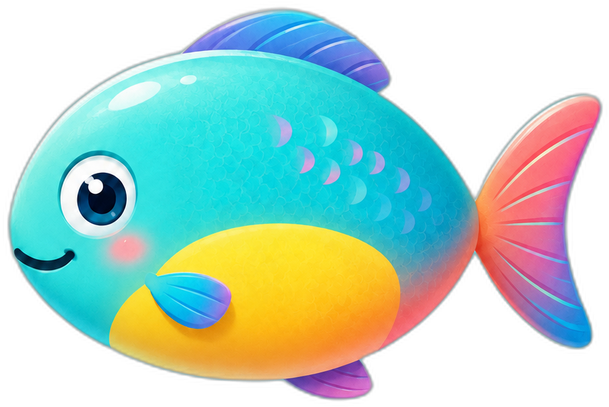
#> input picture avnei-yesod/underwater-app/assets/fish-cv-color.png, 609 x 407 px, shrunk from 909 x 607 before the run
$ python -i pil-crop-center-assets.py   (imports and definitions only)
#> lines starting #> are read from the running program, lines starting #| are printed output that depends on the picture; after the words box and inside, x2 and y2 are one past the last pixel; in counts of white or black regions, pixels touching at a corner belong together
#!/usr/bin/env python3
"""
PIL crop & center — מתקנן כל PNG באי 3 כך שהדמות תהיה ממורכזת בריבוע
1:1 עם padding שווה מסביב.

הבעיה שזה פותר (לקח 23.5.2026):
ChatGPT מחזיר PNG ב-1024x1024 אבל הדמות לא תמיד ממורכזת — לעיתים
דחוסה לראש (קיפוד) או לצד. גם אחרי PIL transparency, ה-object-fit
ב-CSS לא יודע "להזיז" את הדמות. התוצאה: דמויות עלות לראש של הקונכייה.

הפתרון:
1. מוצא bounding box של הפיקסלים הלא-שקופים (img.getbbox())
2. גוזר לאותו bounding box
3. מציב במרכז canvas מרובע חדש עם padding שווה מסביב

זה פותר את הבעיה רוחבית לכל התמונות באי 3.

שימוש:
  python pil-crop-center-assets.py             # על כל island-03 recursively
  python pil-crop-center-assets.py path/to/img.png   # על תמונה ספציפית
"""

import sys
from pathlib import Path
from PIL import Image

# [4 lines not run here, left out]

PADDING_PCT = 10           # אחוז padding מסביב לדמות (מתוך הצד הארוך)
ALPHA_THRESHOLD = 8        # פיקסל "שקוף" אם alpha < threshold (סינון noise)


def crop_and_center(src_path: Path) -> str:
#> called with src_path = '../assets/fish-cv-color.png'
    try:
        img = Image.open(src_path).convert("RGBA")
#> img is the input picture: PIL image 609x407 RGBA; mean R, G, B, A 76.8, 110.4, 100.2, 150.9
    except Exception as e:
        return f"FAIL {src_path.name} (open: {e})"

    # Filter alpha channel by threshold (ignore near-transparent edge pixels)
    if ALPHA_THRESHOLD > 0:
        alpha = img.split()[-1]
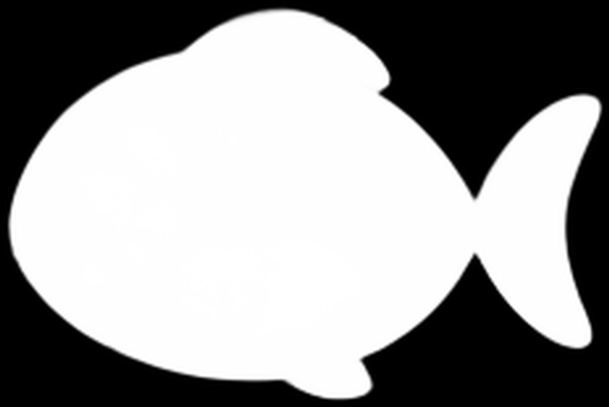
#> alpha: PIL image 609x407 L; min 0, max 255, mean 150.9
        mask = alpha.point(lambda a: 255 if a >= ALPHA_THRESHOLD else 0)
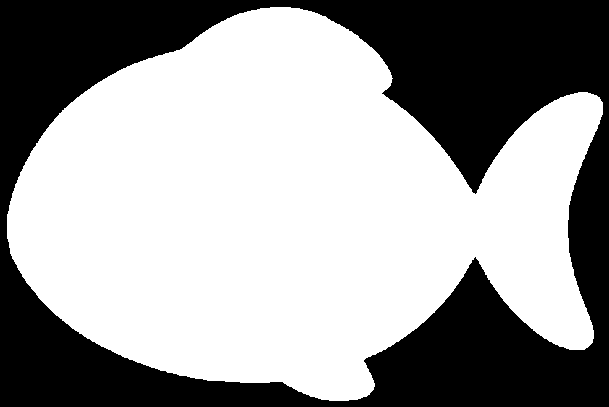
#> mask: PIL image 609x407 L; 61.1% white; 1 black region, box (x1, y1, x2, y2) and area: (0, 0, 609, 407) 96369
        bbox = mask.getbbox()
#> bbox = (7, 7, 603, 401)
    else:
        bbox = img.getbbox()

    if not bbox:
        return f"skip {src_path.name} (empty/all-transparent)"

    cropped = img.crop(bbox)
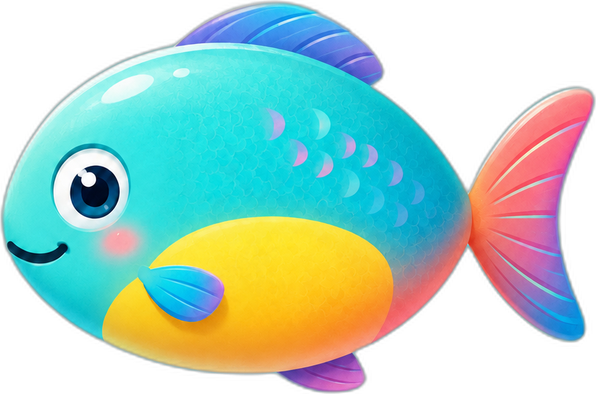
#> cropped: PIL image 596x394 RGBA; mean R, G, B, A 81.1, 116.5, 105.7, 159.2; transparent parts drawn white
    cw, ch = cropped.size
#> cw = 596; ch = 394

    # Build square canvas with even padding
    longest = max(cw, ch)
#> longest = 596
    padding = int(longest * PADDING_PCT / 100)
#> padding = 59
    canvas_size = longest + 2 * padding
#> canvas_size = 714

    new_img = Image.new("RGBA", (canvas_size, canvas_size), (0, 0, 0, 0))
#> new_img: PIL image 714x714 RGBA; every value is 0
    x_offset = (canvas_size - cw) // 2
#> x_offset = 59
    y_offset = (canvas_size - ch) // 2
#> y_offset = 160
    new_img.paste(cropped, (x_offset, y_offset), cropped)
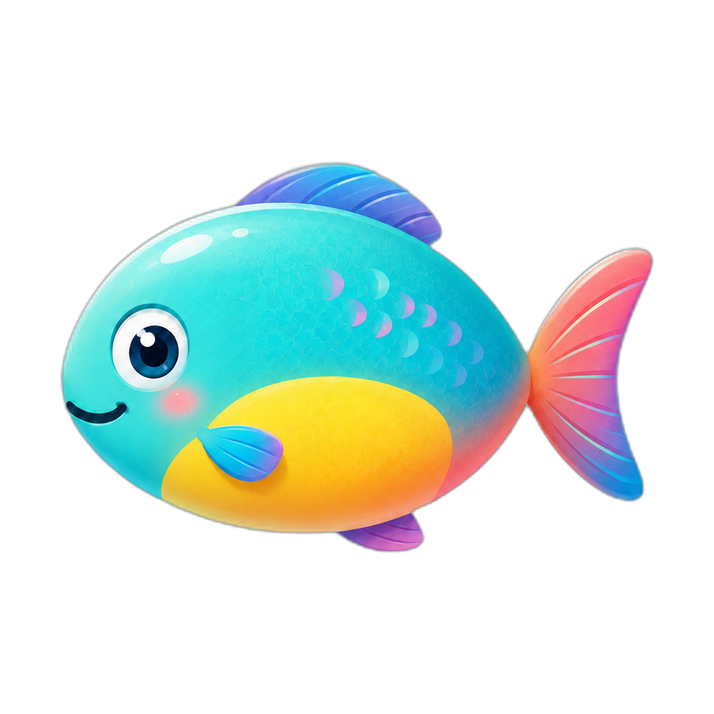
#> new_img: PIL image 714x714 RGBA; mean R, G, B, A 36.9, 52.9, 47.9, 72.4; transparent parts drawn white

    new_img.save(src_path)
#> (the run stopped early here; a loop or call above may not have finished)

$ run again, on avnei-yesod/underwater-app/assets/noni-idle.png
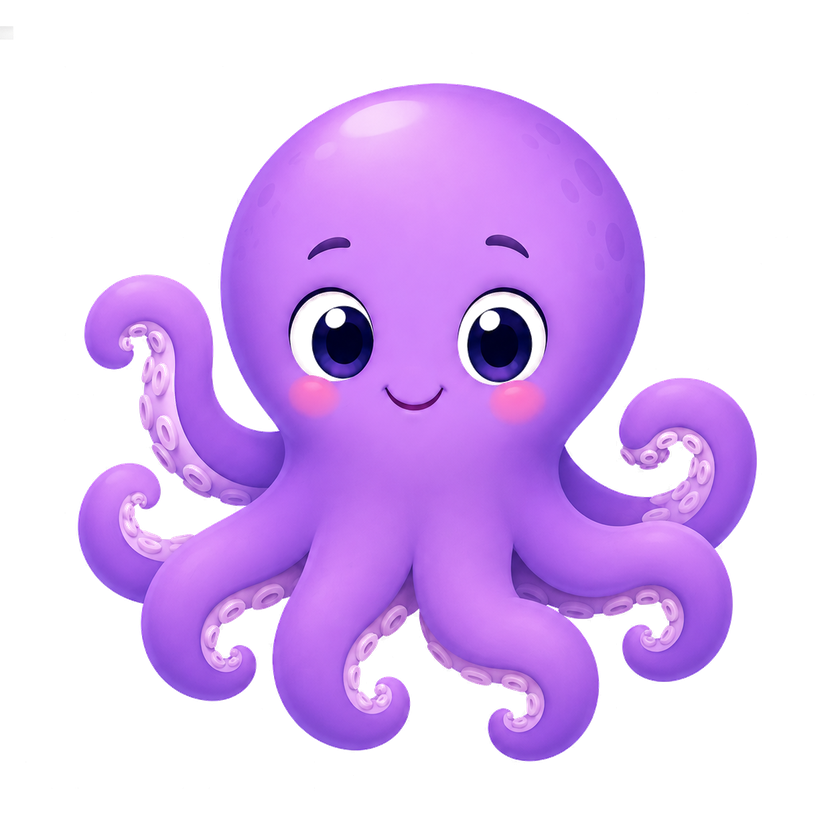
#> input picture avnei-yesod/underwater-app/assets/noni-idle.png, 840 x 840 px, shrunk from 1254 x 1254 before the run
#> in crop_and_center, img is the input picture: PIL image 840x840 RGBA; mean R, G, B, A 78.7, 50.1, 98.7, 105
#> in crop_and_center, `mask = alpha.point(lambda a: 255 if a >= ALPHA_THRESHOLD else 0)`:
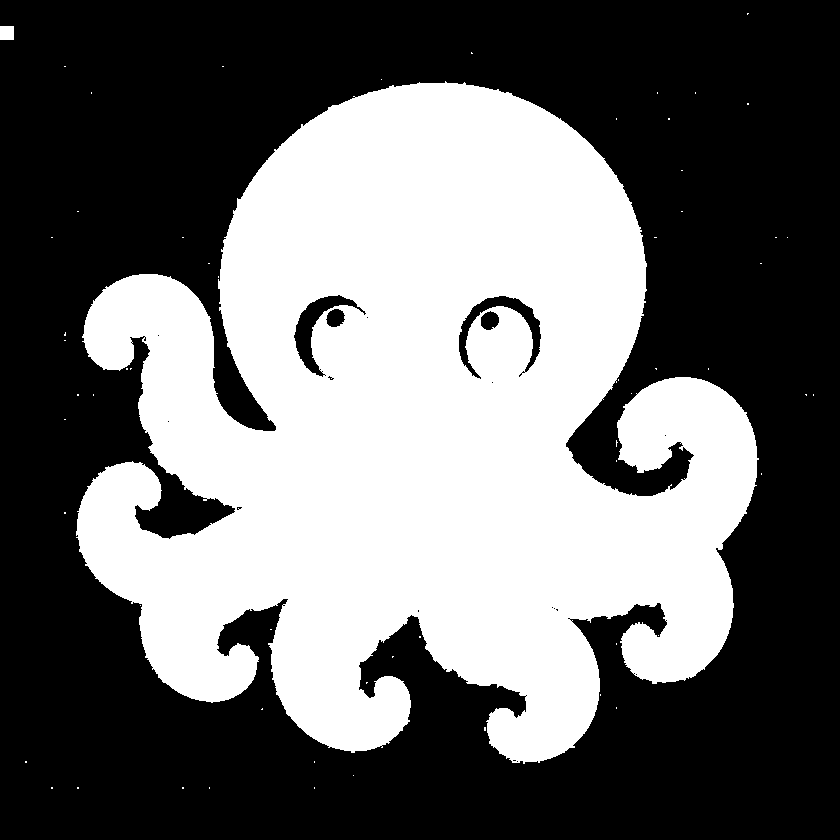
#> mask: PIL image 840x840 L; 41.9% white; 60 white regions (58 under 20 px), largest, box (x1, y1, x2, y2) and area: (76, 81, 759, 764) 295072, (0, 26, 14, 40) 196
#> bbox = (0, 13, 814, 789)
#> in crop_and_center, `new_img.paste(cropped, (x_offset, y_offset), cropped)`:
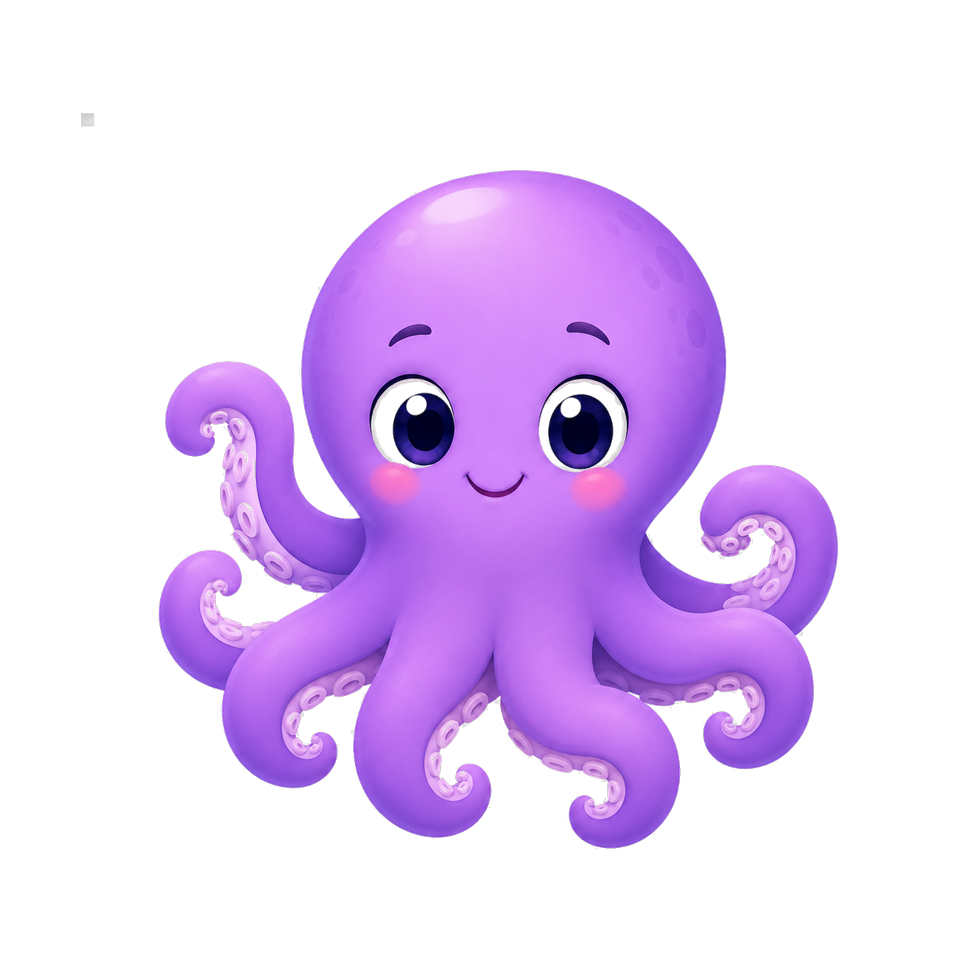
#> new_img: PIL image 976x976 RGBA; mean R, G, B, A 55.8, 34.8, 70.5, 77.3; transparent parts drawn white

$ run again, on avnei-yesod/underwater-app/assets/noni-kiss.png
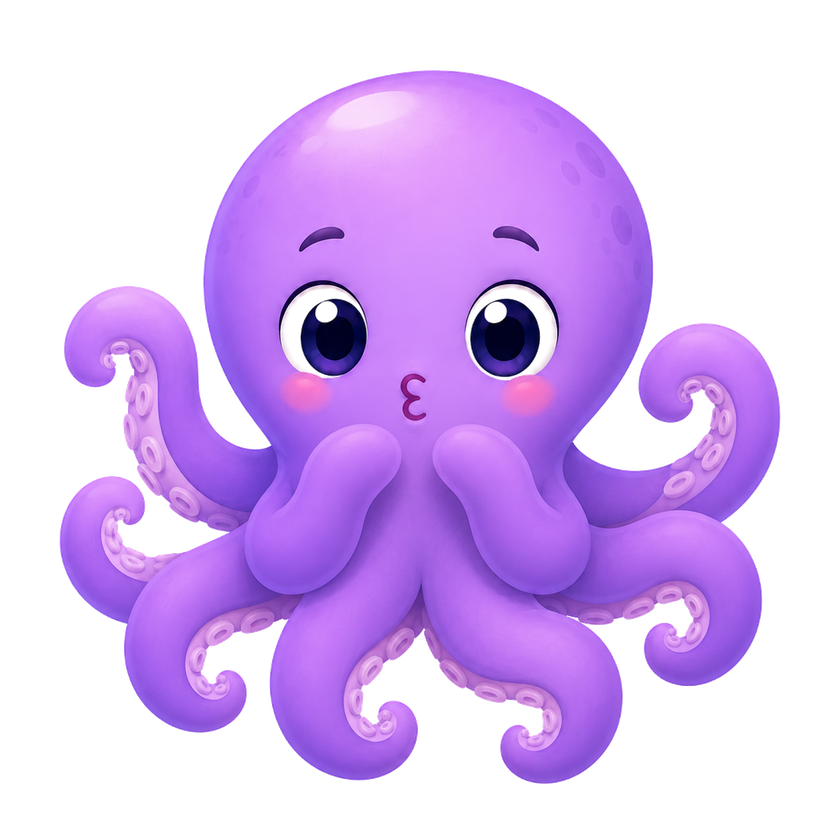
#> input picture avnei-yesod/underwater-app/assets/noni-kiss.png, 840 x 840 px, shrunk from 1254 x 1254 before the run
#> in crop_and_center, img is the input picture: PIL image 840x840 RGBA; mean R, G, B, A 86.9, 55.9, 111.9, 119.5
#> in crop_and_center, `mask = alpha.point(lambda a: 255 if a >= ALPHA_THRESHOLD else 0)`:
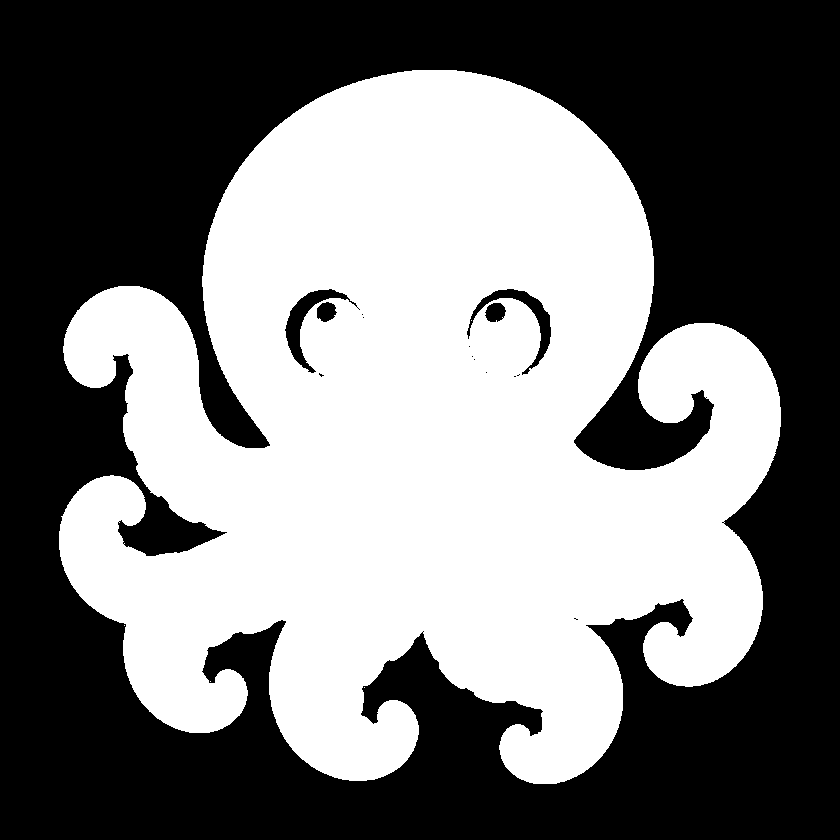
#> mask: PIL image 840x840 L; 47.4% white; 5 white regions (4 under 20 px), largest, box (x1, y1, x2, y2) and area: (59, 70, 781, 784) 334390
#> bbox = (59, 70, 781, 784)
#> in crop_and_center, `new_img.paste(cropped, (x_offset, y_offset), cropped)`:
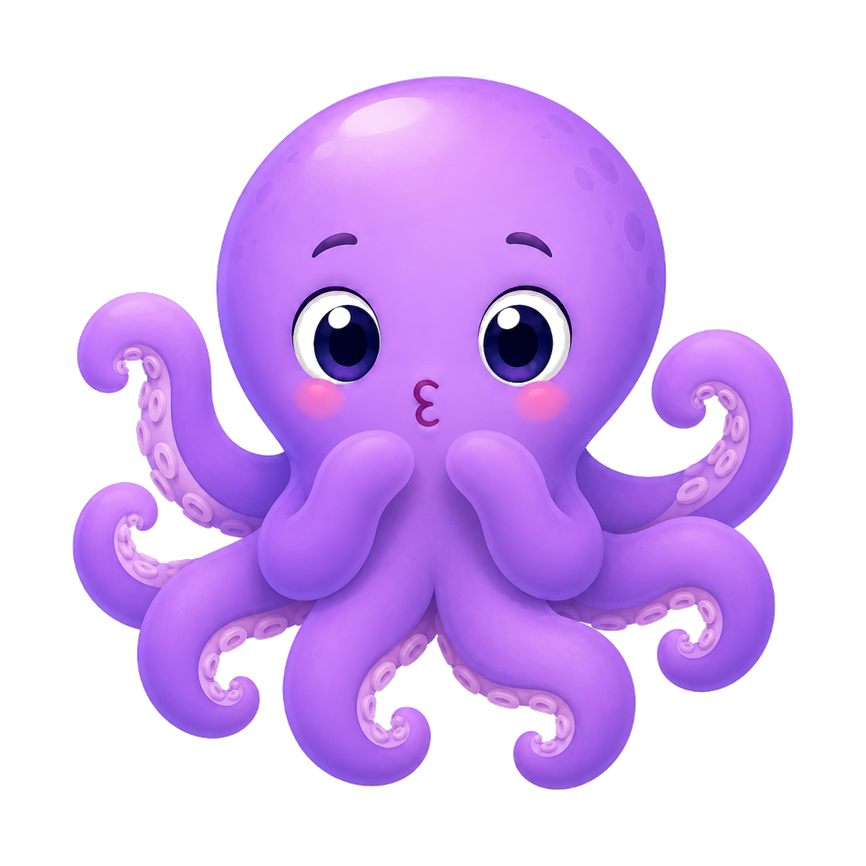
#> new_img: PIL image 866x866 RGBA; mean R, G, B, A 79, 50.2, 102.2, 112; transparent parts drawn white
